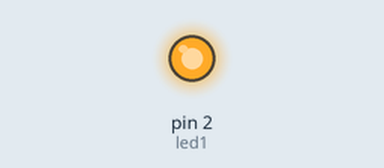
Simulated run of this sketch. Board: Arduino Uno, built with avr-gcc and run on an emulated ATmega328P. Shown: output pins drawn as LEDs (lit = HIGH).

Above: at 0.2 s.
At 12.2 s:
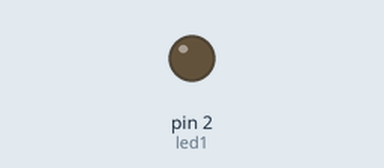
Timing chart, 0 to 16.9 s (numbered marks = the images above):
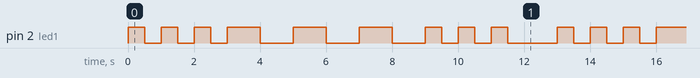

Measured:
- by itself, pin 2 (led1): repeats every 13.0 s: 2 × (LOW 0.50 s, HIGH 0.50 s), LOW 0.50 s, 3 × (HIGH 1.0 s, LOW 1.0 s), 2 × (HIGH 0.50 s, LOW 0.50 s), HIGH 0.50 s, LOW 1.5 s, HIGH 0.50 s
- by itself, everything shown: repeats every 13.0 s, in 18 steps

The sketch:

Lab_01.ino
```cpp
int led1 = 2;

void setup() {
pinMode(led1, OUTPUT);

}
void loop() {

LedDelay05Sec();
LedDelay05Sec();
LedDelay05Sec();


LedDelay1Sec();
LedDelay1Sec();
LedDelay1Sec();


LedDelay05Sec();
LedDelay05Sec();
LedDelay05Sec();
delay(1000);
}
void LedDelay1Sec()
{
digitalWrite(led1, 1);
delay(1000);
digitalWrite(led1, 0);
delay(1000);
}
void LedDelay05Sec()
{
digitalWrite(led1, 1);
delay(500);
digitalWrite(led1, 0);
delay(500);
}
```
